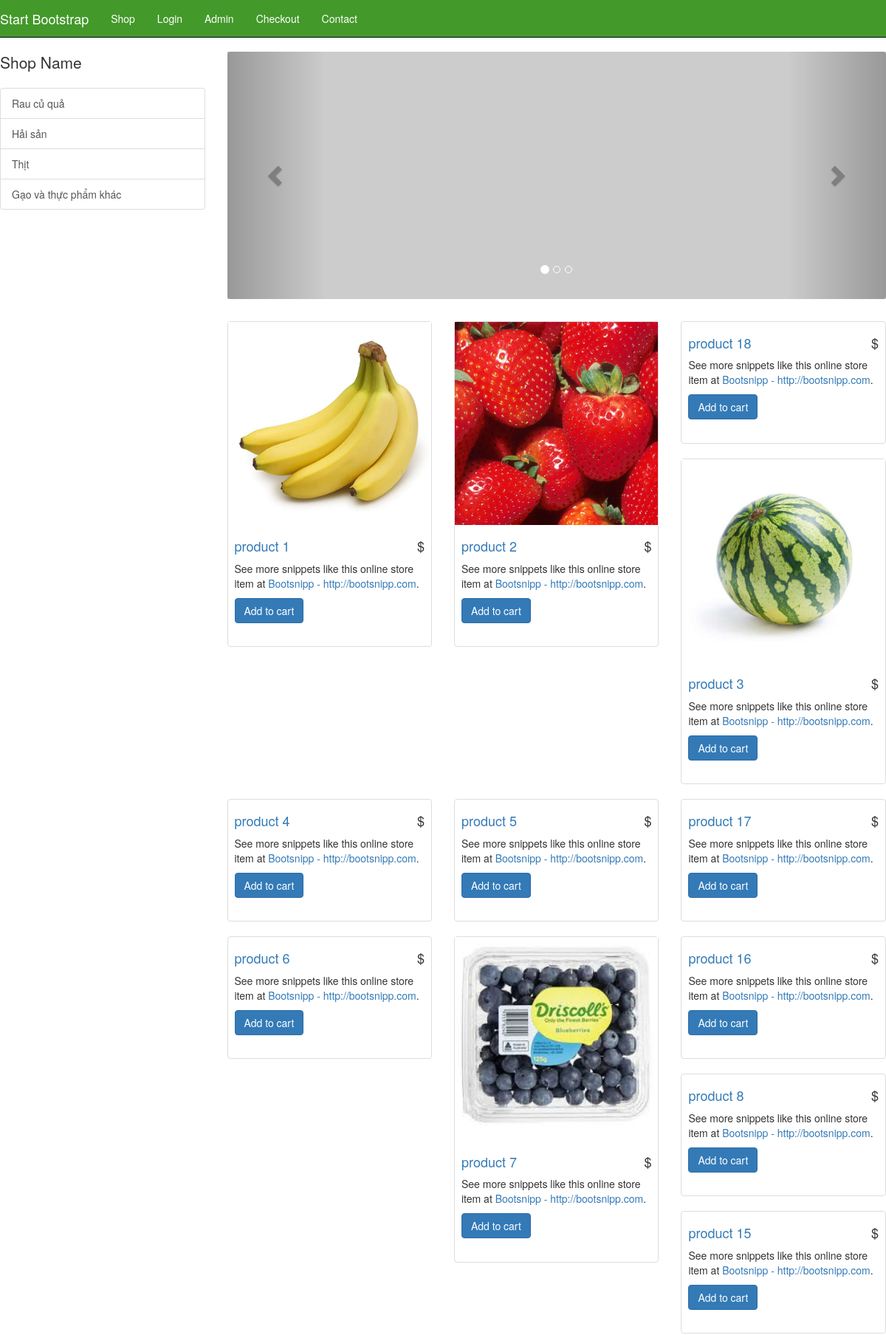
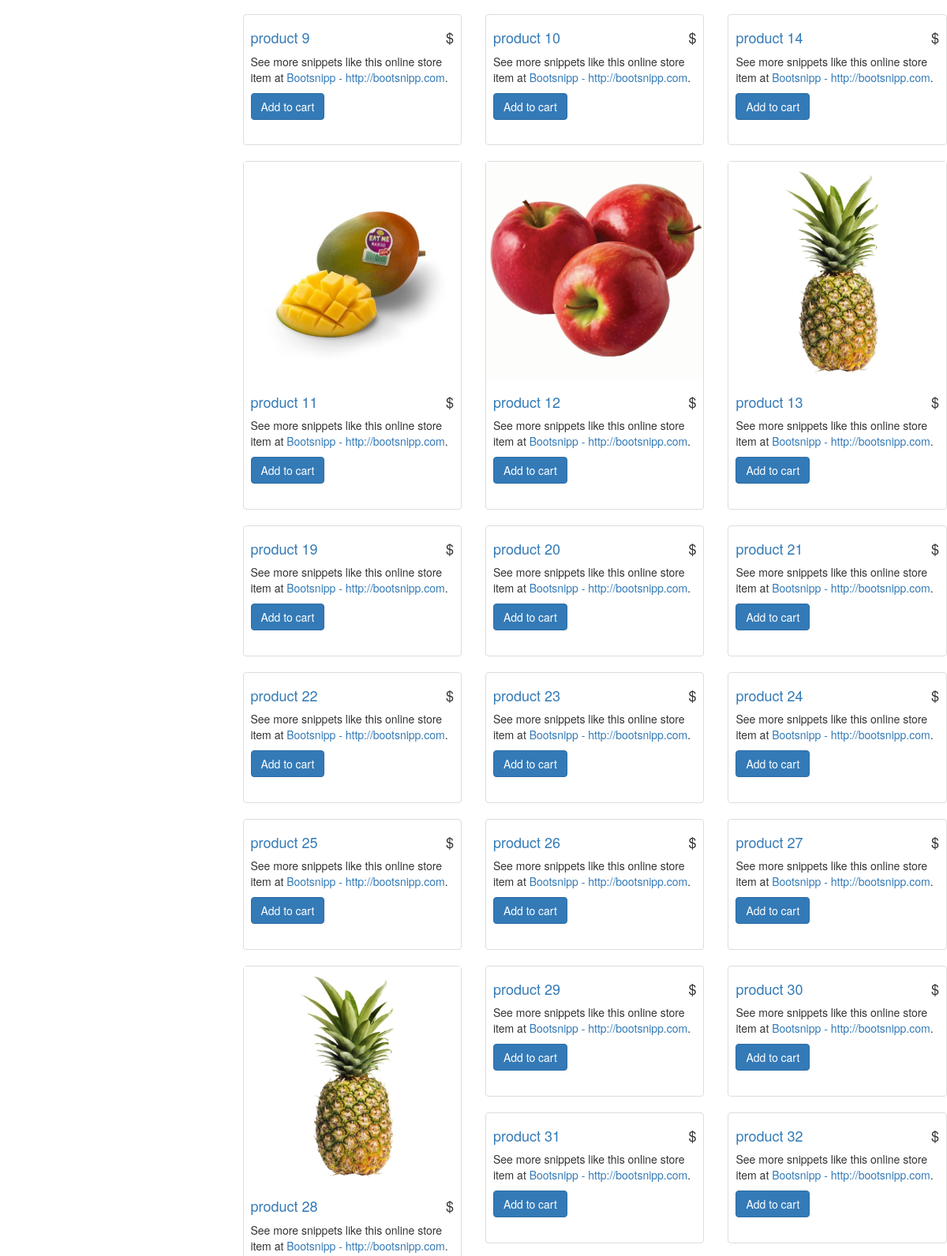
The page / (upper part) on the database its author committed (2 pictures, top to bottom).
### tables this page shows
CREATE TABLE `categories` (
  `cat_id` int(11) NOT NULL,
  `cat_title` varchar(255) NOT NULL
);

CREATE TABLE `products` (
  `product_id` int(11) NOT NULL,
  `product_title` varchar(255) NOT NULL,
  `product_category_id` int(11) NOT NULL,
  `is_product_new` tinyint(1) NOT NULL,
  `is_product_sale` tinyint(1) NOT NULL,
  `product_current_price` double NOT NULL,
  `product_original_price` double NOT NULL,
  `product_rate` float NOT NULL,
  `product_description` text NOT NULL,
  `short_desc` text NOT NULL,
  `product_image` varchar(255) NOT NULL
);

### resource/functions.php (the view, shortened to what this page needs)
<?php
function query($sql) {
    global $connection;
    return mysqli_query($connection, $sql);
}
function fetch_array($result){
    return mysqli_fetch_array($result);
}
function get_products() {
    $query = query("SELECT * FROM products");
    while($row = fetch_array($query)) {
        $product = <<<DELIMETER
        <div class="col-sm-4 col-lg-4 col-md-4">
                    <div class="thumbnail">
                        <a target="_blank" href="item.php?id={$row['product_id']}"><img src="{$row['product_image']}" alt=""></a>
                        <div class="caption">
                            <h4 class="pull-right">&#36;{$row['product_price']}</h4>
                            <h4><a href="item.php?id={$row['product_id']}">{$row['product_title']}</a>
                            </h4>
                            <p>See more snippets like this online store item at <a target="_blank"
                                    href="http://www.bootsnipp.com">Bootsnipp - http://bootsnipp.com</a>.</p>
                            <a class="btn btn-primary" target="_blank"
                                href="item.php?id={$row['product_id']}">Add to cart</a>
                        </div>
                    </div>
        </div>
        DELIMETER;
        echo $product;
    }
}
function get_categories() {
            $query = query("SELECT * FROM categories");
            while($row = fetch_array($query)) {
                $categories_links = <<<DELIMETER
                <a href='category.php?cat=1&page=1&filter=0' class='list-group-item'>{$row['cat_title']}</a>
                DELIMETER;
                echo $categories_links;
            }
}
?>

### public/css/shop-homepage.css (style rules this page uses)
body { padding-top: 70px; }
.caption { height: 130px; overflow: hidden; }
.caption h4 { white-space: nowrap; }
.thumbnail img { width: 100%; }
.thumbnail { padding: 0; }

### public/css/style.css (style rules this page uses)
* { margin: 0; padding: 0; box-sizing: border-box; color: #333333; }
.caption { height: 164px; }

### rows shown on the page
categories: cat_title "Rau củ quả"
categories: cat_title "Hải sản"
categories: cat_title "Thịt"
categories: cat_title "Gạo và thực phẩm khác"
products: product_image (picture), product_title "product 1"
products: product_image (picture), product_title "product 2"
products: product_title "product 18"
products: product_image (picture), product_title "product 3"
products: product_title "product 4"
products: product_title "product 5"
products: product_title "product 17"
products: product_title "product 6"
products: product_image (picture), product_title "product 7"
products: product_title "product 16"
products: product_title "product 8"
products: product_title "product 15"
products: product_title "product 9"
products: product_title "product 10"
products: product_title "product 14"
products: product_image (picture), product_title "product 11"
products: product_image (picture), product_title "product 12"
products: product_image (picture), product_title "product 13"
products: product_title "product 19"
products: product_title "product 20"
products: product_title "product 21"
products: product_title "product 22"
products: product_title "product 23"
products: product_title "product 24"
products: product_title "product 25"
products: product_title "product 26"
products: product_title "product 27"
products: product_image (picture), product_title "product 28"
products: product_title "product 29"
products: product_title "product 30"
products: product_title "product 31"
products: product_title "product 32"
